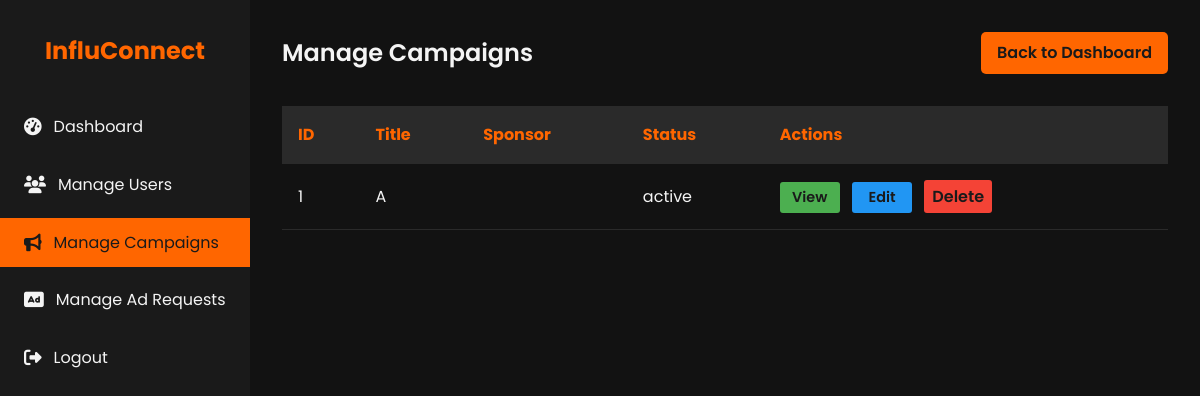
/admin/campaigns (signed in), run on the app's committed database.
### models.py (models this page shows, shortened)
class Campaign(db.Model):
    id = db.Column(db.Integer, primary_key=True)
    sponsor_id = db.Column(db.Integer, db.ForeignKey('sponsor.id', ondelete='SET NULL'), nullable=True)
    title = db.Column(db.String(120), nullable=False)
    company_name= db.Column(db.String(120), nullable=False)
    description = db.Column(db.Text)
    budget = db.Column(db.Float)
    category = db.Column(db.String(120))
    status = db.Column(db.String(50), nullable=False)  # active, completed, flagged
    start_date = db.Column(db.DateTime)
    end_date = db.Column(db.DateTime)
    is_public = db.Column(db.Boolean, default=True)
    sponsor = db.relationship('Sponsor', backref=db.backref('campaigns', lazy=True, cascade='all, delete-orphan'))

### app.py (the view)
    @app.route('/admin/campaigns')
    @login_required
    @admin_required
    def admin_campaigns():
        campaigns = Campaign.query.all()
        return render_template('admin_campaigns.html', campaigns=campaigns)

### templates/admin_campaigns.html (shortened to what this page needs)
<!DOCTYPE html>
<html lang="en">
<head>
    <link rel="stylesheet" href="https://cdnjs.cloudflare.com/ajax/libs/font-awesome/6.1.1/css/all.min.css">
</head>
<body>
    <div class="dashboard">
        <aside class="sidebar">
            <div class="logo">
                <h1>InfluConnect</h1>
            </div>
            <nav>
                <ul class="nav-menu">
                    <li class="nav-item">
                        <a href="{{ url_for('admin_dashboard') }}" class="nav-link">
                            <i class="fas fa-tachometer-alt"></i> Dashboard
                        </a>
                    </li>
                    <li class="nav-item">
                        <a href="{{ url_for('admin_users') }}" class="nav-link">
                            <i class="fas fa-users"></i> Manage Users
                        </a>
                    </li>
                    <li class="nav-item">
                        <a href="{{ url_for('admin_campaigns') }}" class="nav-link active">
                            <i class="fas fa-bullhorn"></i> Manage Campaigns
                        </a>
                    </li>
                    <li class="nav-item">
                        <a href="{{ url_for('admin_ad_requests') }}" class="nav-link">
                            <i class="fas fa-ad"></i> Manage Ad Requests
                        </a>
                    </li>
                    <li class="nav-item">
                        <a href="{{ url_for('logout') }}" class="nav-link">
                            <i class="fas fa-sign-out-alt"></i> Logout
                        </a>
                    </li>
                </ul>
            </nav>
        </aside>
        <main class="main-content">
            <header class="header">
                <h1 class="welcome-text">Manage Campaigns</h1>
                <a href="{{ url_for('admin_dashboard') }}" class="btn">Back to Dashboard</a>
            </header>
            <table class="campaign-table">
                <thead>
                    <tr>
                        <th>ID</th>
                        <th>Title</th>
                        <th>Sponsor</th>
                        <th>Status</th>
                        <th>Actions</th>
                    </tr>
                </thead>
                <tbody>
                    {% for campaign in campaigns %}
                    <tr>
                        <td>{{ campaign.id }}</td>
                        <td>{{ campaign.title }}</td>
                        <td>{{ campaign.sponsor.username }}</td>
                        <td>{{ campaign.status }}</td>
                        <td>
                            <a href="{{ url_for('admin_campaign_detail', campaign_id=campaign.id) }}" class="btn action-btn view-btn">View</a>
                            <a href="{{ url_for('admin_campaign_edit', campaign_id=campaign.id) }}" class="btn action-btn edit-btn">Edit</a>
                            <form action="{{ url_for('admin_campaign_delete', campaign_id=campaign.id) }}" method="post" style="display:inline;">
                                <button type="submit" class="btn action-btn delete-btn" onclick="return confirm('Are you sure you want to delete this campaign?');">Delete</button>
                            </form>
                        </td>
                    </tr>
                    {% endfor %}
                </tbody>
            </table>
        </main>
    </div>
</body>
</html>

### templates/admin_campaigns.html (style rules this page uses)
:root { --primary-color: #1a1a1a; --secondary-color: #ff6600; --text-color: #f4f4f4; --bg-color: #121212; --card-bg-color: #2a2a2a; --hover-color: #ff8533; }
* { margin: 0; padding: 0; box-sizing: border-box; }
body { font-family: 'Poppins', sans-serif; line-height: 1.6; color: var(--text-color); background-color: var(--bg-color); }
.dashboard { display: flex; min-height: 100vh; }
.sidebar { width: 250px; background-color: var(--primary-color); padding: 2rem 0; position: fixed; height: 100vh; overflow-y: auto; }
.logo { text-align: center; margin-bottom: 2rem; }
.logo h1 { color: var(--secondary-color); font-size: 1.5rem; }
.nav-menu { list-style-type: none; }
.nav-item { margin-bottom: 0.5rem; }
.nav-link { display: flex; align-items: center; padding: 0.75rem 1.5rem; color: var(--text-color); text-decoration: none; transition: all 0.3s ease; }
.nav-link:hover, .nav-link.active { background-color: var(--secondary-color); color: var(--primary-color); }
.nav-link i { margin-right: 0.75rem; font-size: 1.1rem; }
.main-content { flex-grow: 1; margin-left: 250px; padding: 2rem; }
.header { display: flex; justify-content: space-between; align-items: center; margin-bottom: 2rem; }
.welcome-text { font-size: 1.5rem; font-weight: 600; }
.btn { background-color: var(--secondary-color); color: var(--primary-color); padding: 0.5rem 1rem; border: none; border-radius: 5px; cursor: pointer; font-weight: 600; transition: all 0.3s ease; text-decoration: none; display: inline-block; }
.campaign-table { width: 100%; border-collapse: collapse; margin-top: 1rem; }
.campaign-table th, .campaign-table td { padding: 1rem; text-align: left; border-bottom: 1px solid var(--card-bg-color); }
.campaign-table th { background-color: var(--card-bg-color); color: var(--secondary-color); }
.action-btn { padding: 0.25rem 0.5rem; margin-right: 0.5rem; border-radius: 3px; font-size: 0.9rem; min-width: 60px; text-align: center; display: inline-block; }
.view-btn { background-color: #4caf50; }
.edit-btn { background-color: #2196f3; }
.delete-btn { background-color: #f44336; }
.delete-btn { border: none; font-family: inherit; font-size: inherit; cursor: pointer; }

### data on the page
Campaign: id "1", title "A", status "active"
